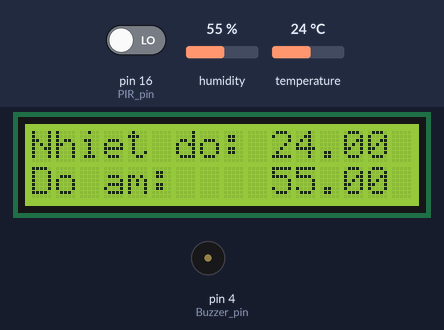
The sketch below on a simulated Arduino Uno, built with avr-gcc and run on an emulated ATmega328P. Parts: 16×2 character LCD, buzzer (waves = sounding). The inputs (shaded band) are chosen by the test bench; at power-on: pin 16 (PIR_pin) LOW, humidity 55 %, temperature 24 °C.

Above: at 1.2 s.
1.3 s: pin 16 (PIR_pin) driven HIGH
At 2.2 s:
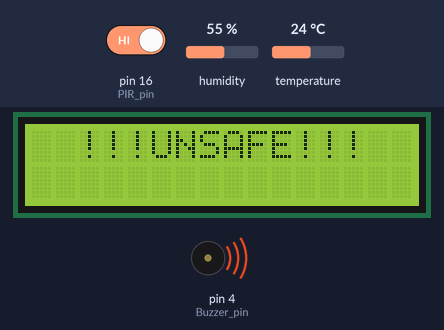
2.8 s: pin 16 (PIR_pin) driven LOW
At 2.97 s:
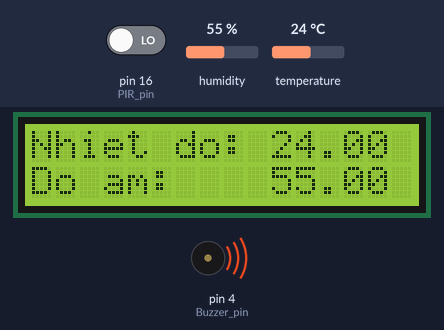
4.6 s: humidity set to 22 %
At 6.5 s:
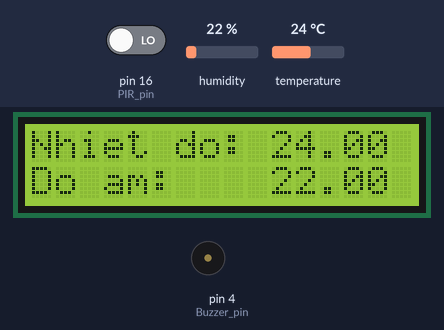
7.4 s: temperature set to 12 °C
At 8.6 s:
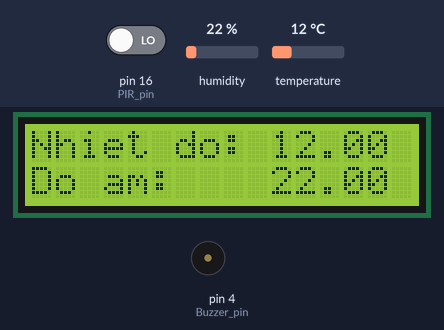
9.4 s: humidity set to 40 %
At 10.7 s:
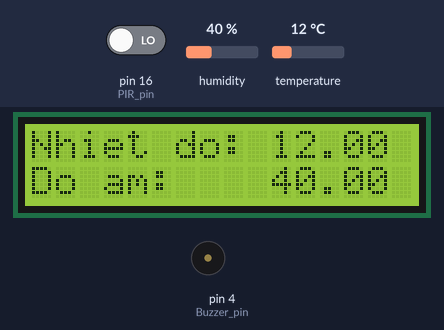
11.5 s: temperature set to 19 °C
At 12.8 s:
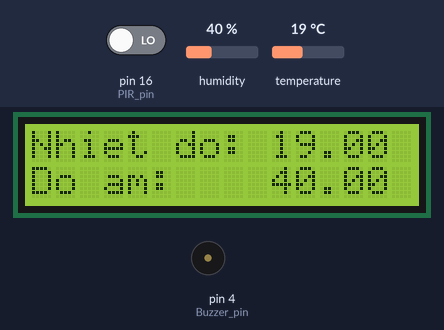
Timing chart, 0 to 14.5 s (numbered marks = the images above; inputs shaded):
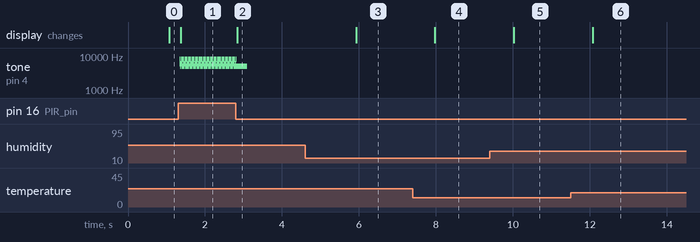

Measured:
- after the input at 1.3 s, tone on pin 4 (Buzzer_pin): silent → 6000 Hz at once, then repeats every 0.03 s: 8000 Hz 0.01 s, 5000 Hz 0.01 s, 6000 Hz 0.01 s; the display: changes after 0.07 s (image 1)
- after the input at 2.8 s, the display: changes at once (image 2)
- after the input at 4.6 s, the display: changes after 1.3 s (image 3)
- after the input at 7.4 s, the display: changes after 0.58 s (image 4)
- after the input at 9.4 s, the display: changes after 0.63 s (image 5)
- after the input at 11.5 s, the display: changes after 0.57 s (image 6)

The sketch:

ver1.0.ino
```cpp
#include <DHT.h>
#include <LiquidCrystal_I2C.h>
#include <Wire.h>
LiquidCrystal_I2C lcd(0x27,16,2);

// --------------------- SETUP V --------------------- //
#define DHT_pin 14                 // Pin out cua cam bien Nhiet do
#define DHT_type DHT11             // Loai DHT11 hoac DHT22
#define PIR_pin 16                 // Chon ngo tin hieu vao cho PIR
#define Buzzer_pin 4
DHT dht(DHT_pin, DHT_type);        // Khoi dong DHT

int PIR_value = 0;                 // set gia tri cua PIR
float Humidity_value = 0;          // set gia tri do am ban dau = 0
float Temperature_value = 0;       // set gia tri nhiet do ban dau = 0
bool flag_LCD = true;
// --------------------- SETUP ARDUINO --------------------- //
void setup() {
  INIT_ARDUINO();
}

unsigned long times = millis();

void loop() {

  DHT_Function();
  PIR_Buzzer();
}

void INIT_ARDUINO() {
  Serial.begin(9600); // Set braud rate
  dht.begin(9600); // Khoi dong DHT
  pinMode(Buzzer_pin, OUTPUT); // Set chan cua Buzzer

  lcd.begin(); // Khoi dong lcd
  lcd.backlight(); // Bat nen lcd
  lcd.clear();  // Xoa man hinh lcd
}

void DHT_Function() {
  if (millis() - times > 1000) {
    Humidity_value = dht.readHumidity(); // Doc do am
    Temperature_value = dht.readTemperature(); // Doc nhiet do

    times = millis();
  }
    lcd.setCursor(0, 0);
    lcd.print("Nhiet do: ");
    lcd.setCursor(10, 0);
    lcd.print(Temperature_value);
    lcd.setCursor(0, 1);
    lcd.print("Do am: ");
    lcd.setCursor(10, 1);
    lcd.print(Humidity_value);
}

void PIR_Buzzer() { // Cam bien chuyen dong + canh bao
  PIR_value = digitalRead(PIR_pin);
  if (PIR_value == HIGH) { // Neu gia gia tri o muc cao (1)
    if (flag_LCD) {
      lcd.clear();
      lcd.setCursor(2, 0);
      lcd.print("!!!UNSAFE!!!");
    }
    Buzzer_PIP();
    flag_LCD = false;
    PIR_Buzzer(); // Goi lai ham kiem tra cho den khi An toan
  }
  flag_LCD = true; // Set lai bien flag_LCD nhu ban dau
}

void Buzzer_PIP() {
  tone(Buzzer_pin, 6000, 300);
      delay(10);
  tone(Buzzer_pin, 8000, 300);
      delay(10);
  tone(Buzzer_pin, 5000, 300);
      delay(10);
}
```
